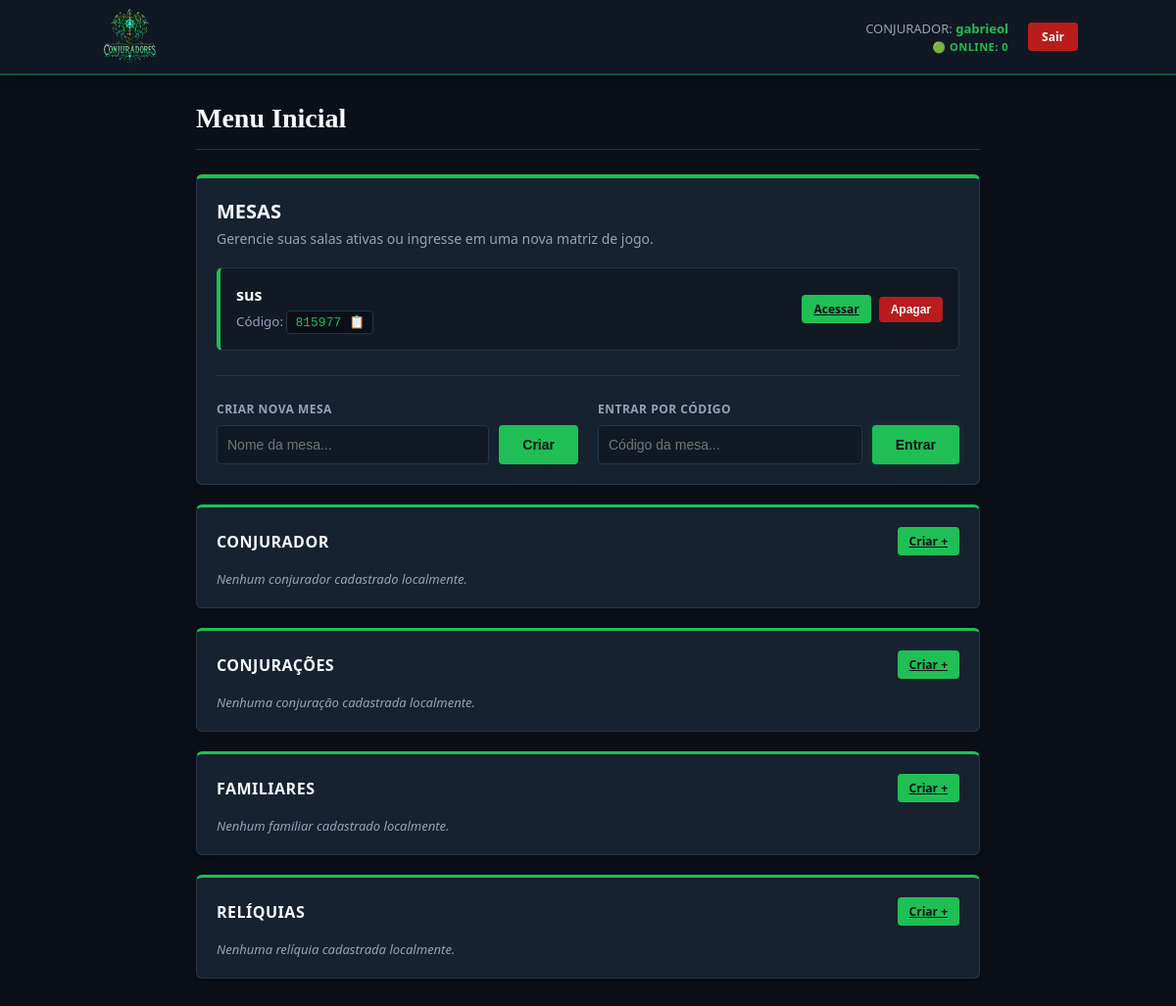
Before: /hub (signed in) with the older database file.
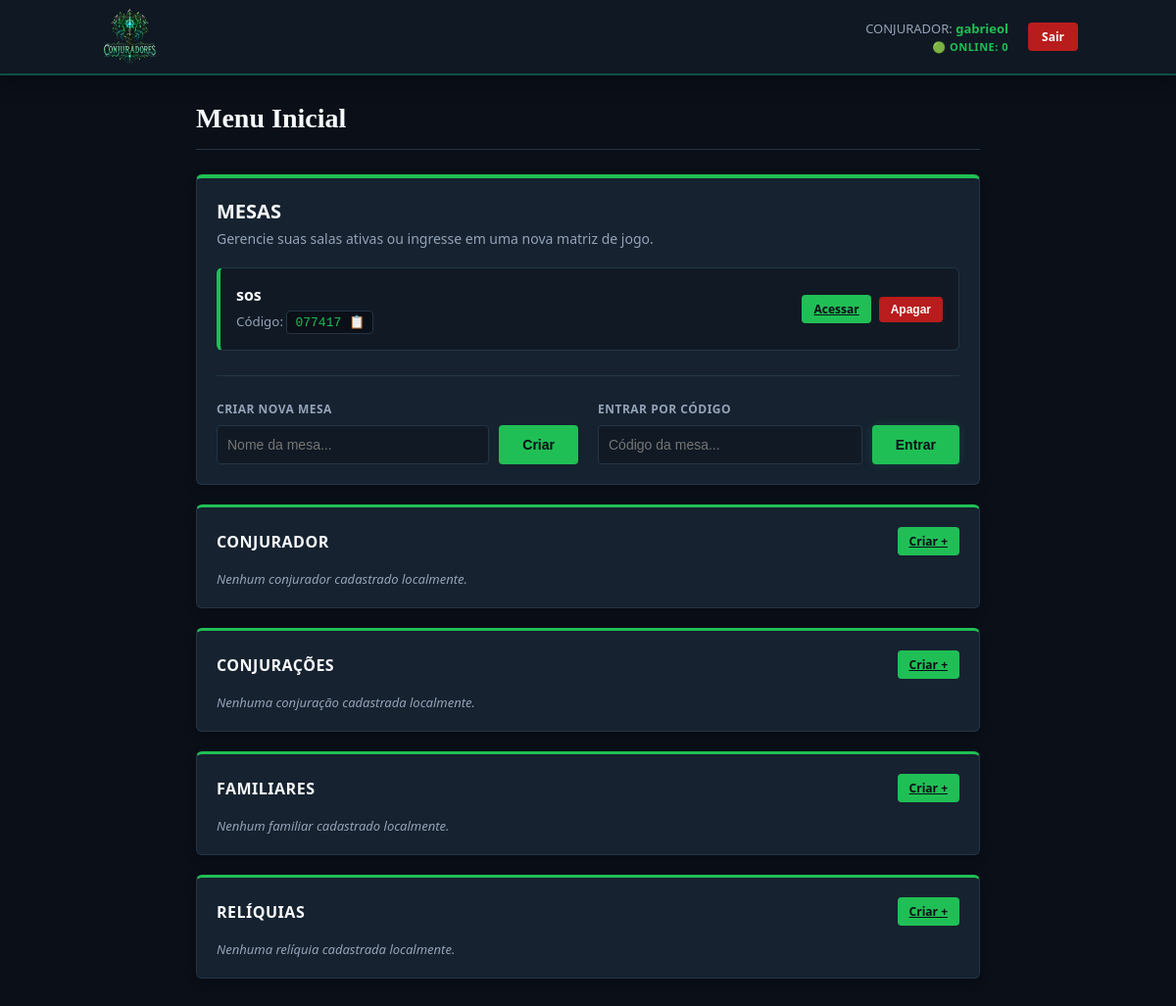
After: the same page with the newer database file.
### tables this page shows
CREATE TABLE usuarios (
                id INTEGER PRIMARY KEY AUTOINCREMENT,
                username TEXT UNIQUE NOT NULL,
                password TEXT NOT NULL
            , last_active TIMESTAMP);

CREATE TABLE mesas (
                id INTEGER PRIMARY KEY AUTOINCREMENT,
                nome TEXT NOT NULL,
                codigo_convite TEXT UNIQUE NOT NULL,
                mestre_id INTEGER NOT NULL,
                FOREIGN KEY(mestre_id) REFERENCES usuarios(id)
            );

### controllers/main_controller.py (the view)
@main_bp.route('/hub')
def hub():
    if current_user.is_authenticated:
        conjuradores = CharacterModel.get_all_by_type('conjurador', current_user.id)
        conjuracoes = CharacterModel.get_all_by_type('conjuracao', current_user.id)
        familiares = CharacterModel.get_all_by_type('familiar', current_user.id)
        reliquias = CharacterModel.get_all_by_type('reliquia', current_user.id)
        minhas_mesas = MesaModel.get_mesas_por_usuario(current_user.id)
    else:
        conjuradores = []
        conjuracoes = []
        familiares = []
        reliquias = []
        minhas_mesas = []
    return render_template('hub.html',
                           conjuradores=conjuradores,
                           conjuracoes=conjuracoes,
                           familiares=familiares,
                           reliquias=reliquias,
                           mesas=minhas_mesas)

### app.py (called while the page is built)
@app.before_request
def update_user_activity():
    if current_user.is_authenticated:
        conn = sqlite3.connect('database.db')
        cursor = conn.cursor()
        cursor.execute("UPDATE usuarios SET last_active = ? WHERE id = ?",
                       (datetime.now(), current_user.id))
        conn.commit()
        conn.close()

@app.after_request
def add_header(response):
    response.headers["Cache-Control"] = "no-cache, no-store, must-revalidate"
    response.headers["Pragma"] = "no-cache"
    response.headers["Expires"] = "0"
    return response

@login_manager.user_loader
def load_user(user_id):
    return Usuario.get_by_id(int(user_id))

### models/mesa.py (called while the page is built)
    @staticmethod
    def get_mesas_por_usuario(usuario_id):
        conn = sqlite3.connect('database.db')
        conn.row_factory = sqlite3.Row  # Garante que acessamos por nome da coluna tanto no Python quanto Jinja
        cursor = conn.cursor()
        cursor.execute("""
            SELECT DISTINCT m.id, m.nome, m.codigo_convite, m.mestre_id
            FROM mesas m
            LEFT JOIN participantes p ON p.mesa_id = m.id
            WHERE m.mestre_id = ? OR p.usuario_id = ?
        """, (usuario_id, usuario_id))
        mesas_banco = cursor.fetchall()
        conn.close()
        return [dict(row) for row in mesas_banco]

### models/user.py (called while the page is built)
    @staticmethod
    def get_by_id(user_id):
        conn = sqlite3.connect('database.db')
        cursor = conn.cursor()
        cursor.execute("SELECT id, username, password FROM usuarios WHERE id = ?", (user_id,))
        row = cursor.fetchone()
        conn.close()
        return Usuario(row[0], row[1], row[2]) if row else None

### templates/hub.html (shortened to what this page needs)
{% extends 'base.html' %}
{% block content %}
<div class="hub-header">
    <div class="user-info">
        <h1>Menu Inicial</h1>
    </div>
</div>
<div class="card mesa-card-container">
    <h2>MESAS</h2>
    <p class="section-description">Gerencie suas salas ativas ou ingresse em uma nova matriz de jogo.</p>
    <div class="mesas-list">
        {% if mesas %}
            {% for mesa in mesas %}
                <div class="mesa-item">
                    <div class="mesa-details">
                        <strong class="mesa-title">{{ mesa.nome }}</strong>
                        <small class="mesa-code">
                            Código:
                            <code class="clickable-code" onclick="copiarTexto(this, '{{ mesa.codigo_convite }}')">
                                <span class="codigo-valor">{{ mesa.codigo_convite }}</span>
                                <span class="icone-copia">📋</span>
                            </code>
                        </small>
                    </div>
                    <div class="mesa-actions">
                        <a href="{{ url_for('table.detalhes_mesa', mesa_id=mesa.id) }}" class="btn btn-sm">Acessar</a>
                        {% if mesa.mestre_id == current_user.id %}
                            <form action="{{ url_for('table.delete_mesa', mesa_id=mesa.id) }}" method="POST" class="inline-form">
                                <button type="submit" class="btn btn-sm btn-danger">Apagar</button>
                            </form>
                        {% else %}
                            <form action="{{ url_for('table.sair_da_mesa', mesa_id=mesa.id) }}" method="POST" class="inline-form">
                                <button type="submit" class="btn btn-sm btn-danger">Abandonar</button>
                            </form>
                        {% endif %}
                    </div>
                </div>
            {% endfor %}
        {% else %}
            <div class="empty-state">
                <p>Você ainda não participa de nenhuma mesa ativa.</p>
            </div>
        {% endif %}
    </div>
    <div class="divider"></div>
    <div class="mesas-forms-grid">
        <form action="{{ url_for('table.criar_mesa') }}" method="POST" class="hub-action-form">
            <label>CRIAR NOVA MESA</label>
            <div class="form-inline-group">
                <input type="text" name="nome_mesa" placeholder="Nome da mesa..." required>
                <button type="submit" class="btn">Criar</button>
            </div>
        </form>
        <form action="{{ url_for('table.entrar_mesa') }}" method="POST" class="hub-action-form">
            <label>ENTRAR POR CÓDIGO</label>
            <div class="form-inline-group">
                <input type="text" name="codigo_mesa" placeholder="Código da mesa..." required>
                <button type="submit" class="btn btn-glow">Entrar</button>
            </div>
        </form>
    </div>
</div>
<div class="card entities-card">
    <div class="card-section-header">
        <h3>CONJURADOR</h3>
        <a href="/create/conjurador" class="btn btn-sm">Criar +</a>
    </div>
    {% if conjuradores %}
        <table class="hub-table">
            <thead>
                <tr>
                    <th>Nome</th>
                    <th>Escola de Combate</th>
                    <th>Grau</th>
                    <th class="text-right">Ações</th>
                </tr>
            </thead>
            <tbody>
                {% for conj in conjuradores %}
                <tr>
                    <td class="font-bold">{{ conj.nome or conj.NOME or conj[1] }}</td>
                    <td><span class="table-tag">{{ conj.escola or conj.ESCOLA or conj[3] or "Sem Escola" }}</span></td>
                    <td>Grau {{ conj.grau or conj.GRAU or conj[4] }}</td>
                    <td class="table-actions-cell">
                        <a href="/edit/conjurador/{{ conj.id or conj.ID or conj[0] }}" class="btn btn-secondary btn-sm">Editar</a>
                        <form action="{{ url_for('sheet.delete_entity', sheet_type='conjurador', entity_id=conj.id or conj.ID or conj[0]) }}" method="POST" class="inline-form">
                            <button type="submit" class="btn btn-sm btn-danger">Apagar</button>
                        </form>
                    </td>
                </tr>
                {% endfor %}
            </tbody>
        </table>
    {% else %}
        <p class="empty-table-text">Nenhum conjurador cadastrado localmente.</p>
    {% endif %}
</div>
<div class="card entities-card border-cyan">
    <div class="card-section-header">
        <h3>CONJURAÇÕES</h3>
        <a href="/create/conjuracao" class="btn btn-sm">Criar +</a>
    </div>
    {% if conjuracoes %}
        <table class="hub-table">
            <thead>
                <tr>
                    <th>Nome</th>
                    <th>Matriz Arcana</th>
                    <th>Custo</th>
                    <th class="text-right">Ações</th>
                </tr>
            </thead>
            <tbody>
                {% for conj in conjuracoes %}
                <tr>
                    <td class="font-bold">{{ conj.nome or conj.NOME or conj[1] }}</td>
                    <td><span class="table-tag">{{ conj.matriz or conj.MATRIZ or conj[2] or "Sem Matriz" }}</span></td>
                    <td>{{ conj.custo or conj.CUSTO or conj[4] }} Conexão</td>
                    <td class="table-actions-cell">
                        <a href="/edit/conjuracao/{{ conj.id or conj.ID or conj[0] }}" class="btn btn-secondary btn-sm">Editar</a>
                        <form action="{{ url_for('sheet.delete_entity', sheet_type='conjuracao', entity_id=conj[0]) }}" method="POST" class="inline-form">
                            <button type="submit" class="btn btn-sm btn-danger">Apagar</button>
                        </form>
                    </td>
                </tr>
                {% endfor %}
            </tbody>
        </table>
    {% else %}
        <p class="empty-table-text">Nenhuma conjuração cadastrada localmente.</p>
    {% endif %}
</div>
<div class="card entities-card">
    <div class="card-section-header">
        <h3>FAMILIARES</h3>
        <a href="/create/familiar" class="btn btn-sm">Criar +</a>
    </div>
    {% if familiares %}
        <table class="hub-table">
            <thead>
                <tr>
                    <th>Nome</th>
                    <th>Espécie</th>
                    <th>Ameaça</th>
                    <th class="text-right">Ações</th>
                </tr>
            </thead>
            <tbody>
                {% for familiar in familiares %}
                <tr>
                    <td class="font-bold">{{ familiar.nome or familiar.NOME or familiar[1] }}</td>
                    <td><span class="table-tag">{{ familiar.especie or familiar.ESPECIE or familiar[2] }}</span></td>
                    <td>Nível {{ familiar.ameaca or familiar.AMEACA or familiar[3] }}</td>
                    <td class="table-actions-cell">
                        <a href="/edit/familiar/{{ familiar.id or familiar.ID or familiar[0] }}" class="btn btn-secondary btn-sm">Editar</a>
                        <form action="{{ url_for('sheet.delete_entity', sheet_type='familiar', entity_id=familiar.id or familiar.ID or familiar[0]) }}" method="POST" class="inline-form">
                            <button type="submit" class="btn btn-sm btn-danger">Apagar</button>
                        </form>
                    </td>
                </tr>
                {% endfor %}
            </tbody>
        </table>
    {% else %}
        <p class="empty-table-text">Nenhum familiar cadastrado localmente.</p>
    {% endif %}
</div>
<div class="card entities-card">
    <div class="card-section-header">
        <h3>RELÍQUIAS</h3>
        <a href="/create/reliquia" class="btn btn-sm">Criar +</a>
    </div>
    {% if reliquias %}
        <table class="hub-table">
            <thead>
                <tr>
                    <th>Nome</th>
                    <th>Nível</th>
                    <th>Matriz Essencial</th>
                    <th class="text-right">Ações</th>
                </tr>
            </thead>
            <tbody>
                {% for reliquia in reliquias %}
                <tr>
                    <td class="font-bold">{{ reliquia.nome or reliquia.NOME or reliquia[1]}}</td>
                    <td>Nível {{ reliquia.nivel or reliquia.NIVEL or reliquia[2] }}</td>
                    <td><span class="table-tag">{{ reliquia.matriz or reliquia.MATRIZ or reliquia[3] }}</span></td>
                    <td class="table-actions-cell">
                        <a href="/edit/reliquia/{{ reliquia.id or reliquia.ID or reliquia[0] }}" class="btn btn-secondary btn-sm">Editar</a>
                        <form action="{{ url_for('sheet.delete_entity', sheet_type='reliquia', entity_id=reliquia.id or reliquia.ID or reliquia[0]) }}" method="POST" class="inline-form">
                            <button type="submit" class="btn btn-sm btn-danger">Apagar</button>
                        </form>
                    </td>
                </tr>
                {% endfor %}
            </tbody>
        </table>
    {% else %}
        <p class="empty-table-text">Nenhuma relíquia cadastrada localmente.</p>
    {% endif %}
</div>
{% endblock %}

### templates/base.html (shortened to what this page needs)
<!DOCTYPE html>
<html lang="pt-br">
    <head>
        <link rel="stylesheet" href="{{ url_for('static', filename='css/style.css') }}">
    </head>
    <body>
        <nav class="main-navbar">
            <div class="nav-container">
                <a href="/" class="nav-logo-link">
                    <img src="{{ url_for('static', filename='logo_conjuradores.png') }}" alt="Logo Conjuradores" class="nav-logo">
                </a>
                <div class="nav-right-side">
                    <div class="nav-status-info">
                        {% if current_user.is_authenticated %}
                            <p class="nav-user-label">CONJURADOR: <strong>{{ current_user.username }}</strong></p>
                        {% else %}
                            <p class="nav-user-label visitor">Modo Visitante</p>
                        {% endif %}
                        <span class="nav-online-count">🟢 ONLINE: <span id="user-count">0</span></span>
                    </div>
                    <div class="nav-auth-actions">
                        {% if current_user.is_authenticated %}
                            <a href="{{ url_for('auth.logout') }}" class="btn-nav btn-nav-danger">Sair</a>
                        {% else %}
                            <a href="{{ url_for('auth.login') }}" class="btn-nav btn-nav-primary">Entrar</a>
                            <a href="{{ url_for('auth.register') }}" class="btn-nav btn-nav-secondary">Registrar</a>
                        {% endif %}
                    </div>
                </div>
            </div>
        </nav>
        <div class="container">
            {% block content %}{% endblock %}
        </div>
    </body>
</html>

Changed rows visible on the page:
removed mesas: nome "sus", codigo_convite "815977"
added mesas: nome "sos", codigo_convite "077417"
